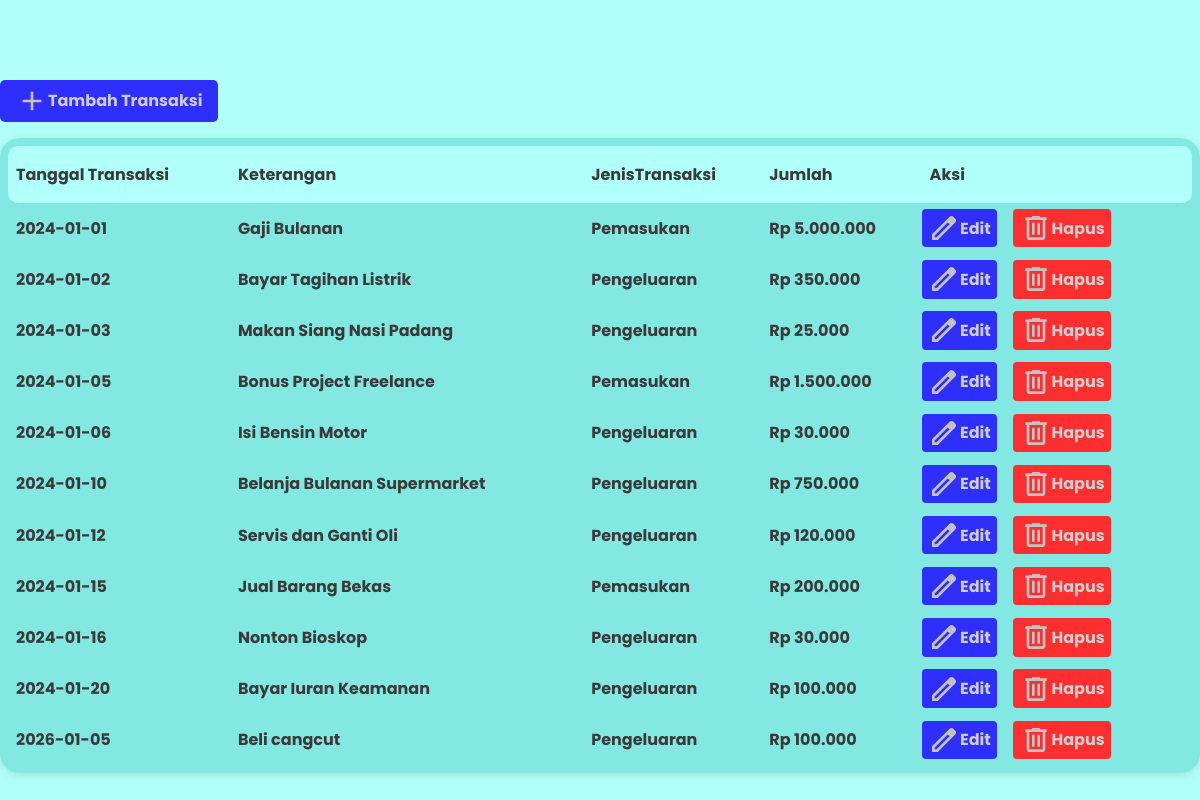
The page / on the database its author committed.
### tables this page shows
CREATE TABLE `transaksi` (
  `id` int(11) NOT NULL,
  `tanggal` date NOT NULL,
  `keterangan` varchar(255) NOT NULL,
  `jenisTransaksi` varchar(50) DEFAULT NULL,
  `jumlah` decimal(15,2) NOT NULL
);

### index.php (the view, shortened to what this page needs)
<!DOCTYPE html>
<html lang="en">
<head>
    <link rel="stylesheet" href="css/universal.css">
    <link rel="stylesheet" href="css/table/table.css">
</head>
<body>
    <main class="main-container">
        <section class="tambah-transaksi">
            <a href="tambah-transaksi.php"><span></span><span>Tambah Transaksi</span></a>
        </section>
        <section class="container-table">
            <table>
                <tr class="adiedja">
                    <td>Tanggal Transaksi</td>
                    <td>Keterangan</td>
                    <td>JenisTransaksi</td>
                    <td>Jumlah</td>
                    <td>Aksi</td>
                </tr>
 <?php
          include 'koneksi.php';
          $query = "SELECT * FROM transaksi";
                $result = mysqli_query($koneksi, $query);
          if (!$result) {
              echo "<tr><td colspan='6'>Error: " . mysqli_error($koneksi) . "</td></tr>";
          } elseif (mysqli_num_rows($result) == 0) {
              echo "<tr><td colspan='6' style='text-align:center;'>Tidak ada data barang yang cocok.</td></tr>";
          } else {
              while ($row = mysqli_fetch_assoc($result)) {
          ?>
              <tr class="table-transaksi">
                  <td><?= $row['tanggal']; ?></td>
                  <td><?= $row['keterangan']; ?></td>
                  <td><?= $row['jenisTransaksi']; ?></td>
                  <td>Rp <?= number_format($row['jumlah'], 0, ',', '.'); ?></td>
                <td class="adnieg">
                    <a class="link-aksi" href="code-aksi/edit.php?id=<?php echo $row['id']; ?>"  >
                 <span></span>
                <span>Edit</span>
                </a>
                <a class="link-aksi"
                                         href="code-aksi/hapus.php?id=<?php echo $row['id']; ?>"
                                            onclick="return confirm('Apakah Anda yakin ingin menghapus data ini?');">
                              <span></span>
                          <span>Hapus</span>
                        </a>
                </td>
              </tr>
          <?php
              }
          }
          ?>
            </table>
        </section>
    </main>
</body>
</html>

### css/universal.css (style rules this page uses)
*, html, body { padding: 0; margin: 0; box-sizing: border-box; font-family: "Poppins"; }
body { background-color: #b0fffa; }
.main-container { width: 100%; max-width: 80rem; margin: auto; }
.tambah-transaksi { display: flex; align-items: center; margin-top: 5rem; margin-bottom: 1rem; background-color: rgb(47, 47, 251); width: max-content; padding: 0.3rem 1rem; border-radius: 5px; }
.tambah-transaksi a { text-decoration: none; display: inline-flex; align-items: center; font-weight: 700; color: rgb(205, 205, 205); }
.tambah-transaksi a span:first-child { display: inline-flex; height: 2rem; aspect-ratio: 1/1; background-position: center; background-repeat: no-repeat; background-size: cover; background-image: url(./../asset/icon/add.svg); }

### css/table/table.css (style rules this page uses)
.container-table { width: 100%; background-color: #84e8e2; padding: 0.5rem; border-radius: 20px; box-shadow: rgba(99, 99, 99, 0.2) 0px 2px 8px 0px; }
.container-table table { width: 100%; font-weight: 700; color: rgb(58, 58, 58); border-collapse: collapse; border-spacing: 0; }
.adiedja td { padding: 1rem 0; background-color: #b0fffa; }
.adiedja td:nth-child(1) { padding: 0 0 0 0.5rem; border-top-left-radius: 10px; border-bottom-left-radius: 10px; }
.adiedja td:last-child { padding: 0 0 0 0.5rem; border-top-right-radius: 10px; border-bottom-right-radius: 10px; }
.table-transaksi td:first-child { padding: 0 0 0 0.5rem; }
.table-transaksi td { padding: 0.4rem 0; }
.adnieg { display: flex; gap: 1rem; }
.adnieg a:nth-child(1) { background-color: rgb(47, 47, 251); padding: 0.2rem 0.4rem; border-radius: 4px; }
.adnieg a:nth-child(2) { background-color: rgb(251, 47, 47); padding: 0.2rem 0.4rem; border-radius: 4px; }
.adnieg a:nth-child(1) span:first-child { background-position: center; background-size: cover; background-repeat: no-repeat; background-image: url(./../../asset/icon/edit.svg); }
.adnieg a:nth-child(2) span:first-child { background-position: center; background-size: cover; background-repeat: no-repeat; background-image: url(./../../asset/icon/delete.svg); }
.adnieg a:nth-child(1) span:last-child { color: rgb(205, 205, 205); }
.adnieg a:nth-child(2) span:last-child { color: rgb(205, 205, 205); }
.link-aksi { color: rgb(58, 58, 58); text-decoration: none; display: flex; align-items: center; }
.link-aksi span:nth-child(1) { display: inline-flex; height: 2rem; aspect-ratio: 1/1; }

### rows shown on the page
transaksi: tanggal "2024-01-01", keterangan "Gaji Bulanan", jenisTransaksi "Pemasukan", jumlah "5.000.000"
transaksi: tanggal "2024-01-02", keterangan "Bayar Tagihan Listrik", jenisTransaksi "Pengeluaran", jumlah "350.000"
transaksi: tanggal "2024-01-03", keterangan "Makan Siang Nasi Padang", jenisTransaksi "Pengeluaran", jumlah "25.000"
transaksi: tanggal "2024-01-05", keterangan "Bonus Project Freelance", jenisTransaksi "Pemasukan", jumlah "1.500.000"
transaksi: tanggal "2024-01-06", keterangan "Isi Bensin Motor", jenisTransaksi "Pengeluaran", jumlah "30.000"
transaksi: tanggal "2024-01-10", keterangan "Belanja Bulanan Supermarket", jenisTransaksi "Pengeluaran", jumlah "750.000"
transaksi: tanggal "2024-01-12", keterangan "Servis dan Ganti Oli", jenisTransaksi "Pengeluaran", jumlah "120.000"
transaksi: tanggal "2024-01-15", keterangan "Jual Barang Bekas", jenisTransaksi "Pemasukan", jumlah "200.000"
transaksi: tanggal "2024-01-16", keterangan "Nonton Bioskop", jenisTransaksi "Pengeluaran", jumlah "30.000"
transaksi: tanggal "2024-01-20", keterangan "Bayar Iuran Keamanan", jenisTransaksi "Pengeluaran", jumlah "100.000"
transaksi: tanggal "2026-01-05", keterangan "Beli cangcut", jenisTransaksi "Pengeluaran", jumlah "100.000"
